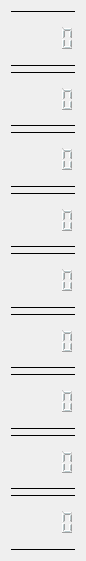
    <widget class="QWidget" name="verticalLayoutWidget_6">
     <property name="geometry">
      <rect>
       <x>1140</x>
       <y>80</y>
       <width>66</width>
       <height>561</height>
      </rect>
     </property>
     <layout class="QVBoxLayout" name="totalminutesLayout">
      <item>
       <widget class="QLCDNumber" name="rintotalminutesDisplay">
        <property name="styleSheet">
         <string notr="true">color: rgb(187, 204, 207);
border-top: 1px solid black;
border-bottom: 1px solid black;</string>
        </property>
       </widget>
      </item>
      <item>
       <widget class="QLCDNumber" name="kyototalminutesDisplay">
        <property name="styleSheet">
         <string notr="true">color: rgb(187, 204, 207);
border-top: 1px solid black;
border-bottom: 1px solid black;</string>
        </property>
       </widget>
      </item>
      <item>
       <widget class="QLCDNumber" name="tohtotalminutesDisplay">
        <property name="styleSheet">
         <string notr="true">color: rgb(187, 204, 207);
border-top: 1px solid black;
border-bottom: 1px solid black;</string>
        </property>
       </widget>
      </item>
      <item>
       <widget class="QLCDNumber" name="shatotalminutesDisplay">
        <property name="styleSheet">
         <string notr="true">color: rgb(187, 204, 207);
border-top: 1px solid black;
border-bottom: 1px solid black;</string>
        </property>
       </widget>
      </item>
      <item>
       <widget class="QLCDNumber" name="kaitotalminutesDisplay">
        <property name="styleSheet">
         <string notr="true">color: rgb(187, 204, 207);
border-top: 1px solid black;
border-bottom: 1px solid black;</string>
        </property>
       </widget>
      </item>
      <item>
       <widget class="QLCDNumber" name="jintotalminutesDisplay">
        <property name="styleSheet">
         <string notr="true">color: rgb(187, 204, 207);
border-top: 1px solid black;
border-bottom: 1px solid black;</string>
        </property>
       </widget>
      </item>
      <item>
       <widget class="QLCDNumber" name="retsutotalminutesDisplay">
        <property name="styleSheet">
         <string notr="true">color: rgb(187, 204, 207);
border-top: 1px solid black;
border-bottom: 1px solid black;</string>
        </property>
       </widget>
      </item>
      <item>
       <widget class="QLCDNumber" name="zaitotalminutesDisplay">
        <property name="styleSheet">
         <string notr="true">color: rgb(187, 204, 207);
border-top: 1px solid black;
border-bottom: 1px solid black;</string>
        </property>
       </widget>
      </item>
      <item>
       <widget class="QLCDNumber" name="zentotalminutesDisplay">
        <property name="styleSheet">
         <string notr="true">color: rgb(187, 204, 207);
border-top: 1px solid black;
border-bottom: 1px solid black;</string>
        </property>
       </widget>
      </item>
     </layout>
    </widget>
